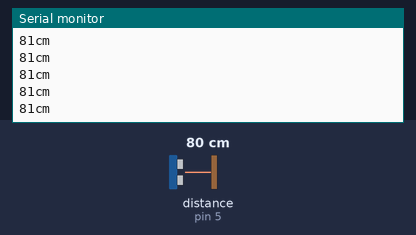
Bench run of a sketch on a simulated Arduino Uno, built with avr-gcc and run on an emulated ATmega328P. Shown: the last lines printed to the serial monitor. The inputs (shaded band) are chosen by the test bench; at power-on: distance to the obstacle (sensor on pin 5) 80 cm.

Above: at 1.2 s.
1.3 s: distance to the obstacle (sensor on pin 5) set to 2 cm
At 1.34 s:
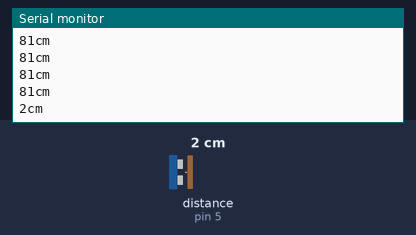
2.8 s: distance to the obstacle (sensor on pin 5) set to 4 cm
At 2.82 s:
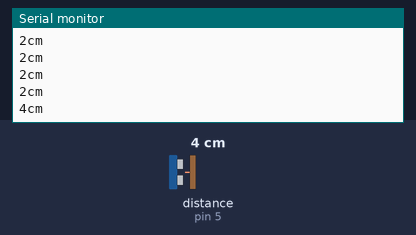
Timing chart, 0 to 5.8 s (numbered marks = the images above; inputs shaded):
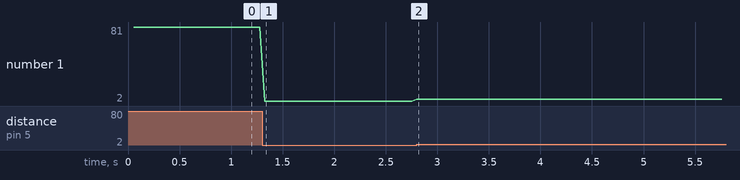

The sketch:

sensorHC-SR04.ino
```cpp
#include <NewPing.h>

const int UltrasonicPin = 5;
const int MaxDistance = 200;

NewPing sonar(UltrasonicPin, UltrasonicPin, MaxDistance);

void setup() {
  Serial.begin(9600);
  Serial.println("Inicio Sensor ultrasonidos HC-SR04");
}

void loop() {
  delay(50);                      // esperar 50ms entre pings (29ms como minimo)
  Serial.print(sonar.ping_cm()); // obtener el valor en cm (0 = fuera de rango)
  Serial.println("cm");
}
```

Measured:
- after the input at 1.3 s, the serial monitor: prints a new line at once (image 1)
- after the input at 2.8 s, the serial monitor: prints a new line at once (image 2)
- plotted number 1: 81 → 2 after the input at 1.3 s
